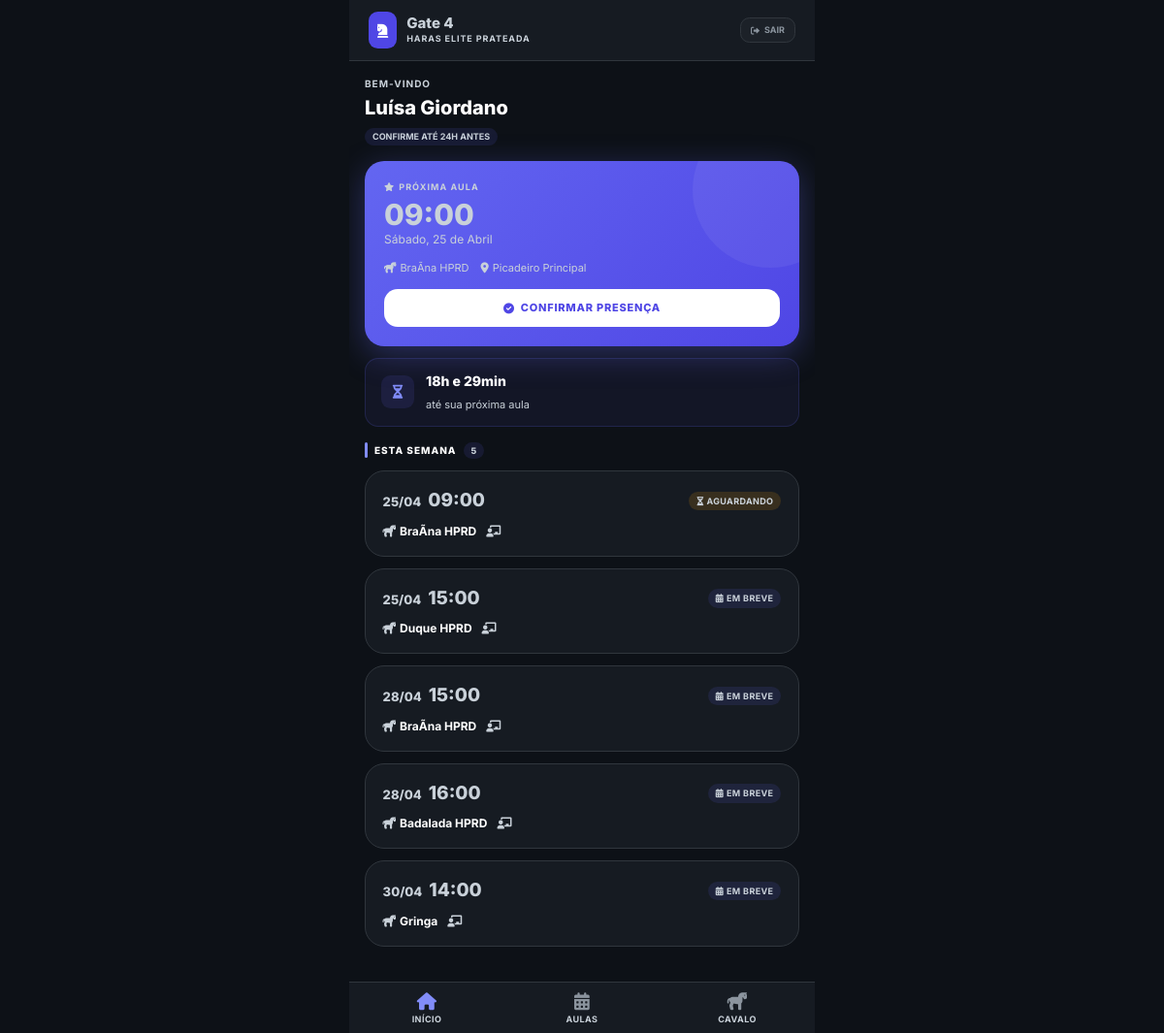
/minhas-aulas/ (signed in), run on an earlier commit of the app's database.
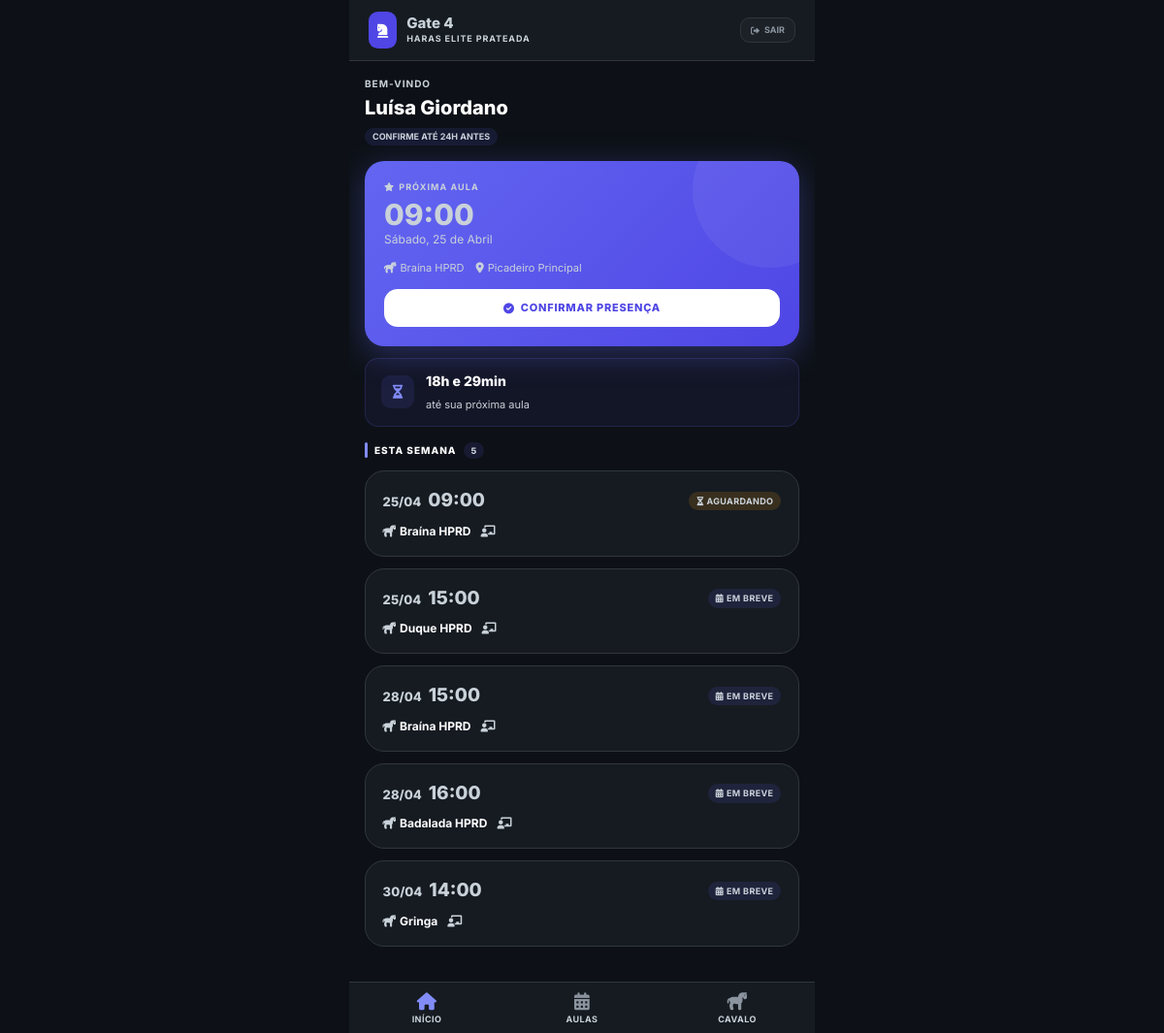
And on a later commit of the database.
### gateagora/models.py (models this page shows, shortened)
class Aula(models.Model):
    LOCAIS_CHOICES = [
        ('picadeiro_1', 'Picadeiro Principal'),
        ('picadeiro_2', 'Picadeiro Coberto'),
        ('pista_salto', 'Pista de Salto'),
    ]
    empresa = models.ForeignKey(Empresa, on_delete=models.CASCADE)
    TIPO_AULA_CHOICES = [('NORMAL', 'Aula Normal'), ('RECUPERAR', 'Aula a Recuperar')]
    aluno = models.ForeignKey(Aluno, on_delete=models.CASCADE, related_name='aulas')
    cavalo = models.ForeignKey(Cavalo, on_delete=models.CASCADE, related_name='aulas')
    instrutor = models.ForeignKey(
        Perfil,
        on_delete=models.SET_NULL,
        null=True, blank=True,
        related_name='aulas_ministradas',
        limit_choices_to={'cargo': 'Professor'}
    )
    data_hora = models.DateTimeField(db_index=True)
    local = models.CharField(max_length=20, choices=LOCAIS_CHOICES, default='picadeiro_1')
    tipo = models.CharField(max_length=15, choices=TIPO_AULA_CHOICES, default='NORMAL')
    concluida = models.BooleanField(default=False)
    relatorio_treino = models.TextField(blank=True)
    class Meta:
        ordering = ["data_hora"]
        indexes = [models.Index(fields=["empresa", "data_hora"])]

class Cavalo(models.Model):
    CATEGORIA_CHOICES = [
        ('PROPRIO', 'Próprio (Escola)'),
        ('HOTELARIA', 'Hotelaria (Particular)'),
    ]
    STATUS_SAUDE_CHOICES = [
        ('Saudável', 'Saudável'),
        ('Alerta', 'Alerta'),
        ('Doente', 'Doente'),
        ('Tratamento', 'Em Tratamento'),
    ]
    LOCAL_DORMIDA = [
        ('BAIA', 'Dorme na Baia'),
        ('PIQUETE', 'Dorme no Piquete'),
    ]
    RACA_CHOICES = [
        ('mang_marchador', 'Mangalarga Marchador'),
        ('quarto_milha', 'Quarto de Milha'),
        ('psl', 'Puro Sangue Lusitano'),
        ('crioulo', 'Crioulo'),
        ('hipismo', 'Cavalo de Hipismo (BH)'),
        ('srd', 'Sem Raça Definida'),
    ]
    ATIVIDADE_CHOICES = [
        ('0.018', 'Leve (Passeio/Aposentado)'),
        ('0.025', 'Moderada (Escola/Aulas)'),
        ('0.035', 'Intensa (Salto/Competição)'),
    ]
    USA_FERRADURA_CHOICES = [
        ('SIM', 'Ferrado (Usa Ferradura)'),
        ('NAO', 'Descalço (Apenas Casqueamento)'),
    ]
    empresa = models.ForeignKey(Empresa, on_delete=models.CASCADE)
    nome = models.CharField(max_length=100)
    categoria = models.CharField(max_length=20, choices=CATEGORIA_CHOICES, default='PROPRIO')
    status_saude = models.CharField(max_length=20, choices=STATUS_SAUDE_CHOICES, default='Saudável')
    onde_dorme = models.CharField(max_length=10, choices=LOCAL_DORMIDA, default='BAIA')
    foto = models.ImageField(upload_to='cavalos/', null=True, blank=True)
    raca = models.CharField(max_length=25, choices=RACA_CHOICES, default='srd')
    peso = models.FloatField(
        default=450.0,
        validators=[MinValueValidator(100)],
        help_text="Peso aproximado para cálculo de ração"
    )
    fator_atividade = models.CharField(max_length=10, choices=ATIVIDADE_CHOICES, default='0.025')
    tipo_sela = models.CharField(max_length=100, blank=True, help_text="Ex: Sela Salto Americana")
    tipo_cabecada = models.CharField(max_length=100, blank=True, help_text="Ex: Cabeçada com Freio D")
    material_proprio = models.BooleanField(default=False, help_text="Marque se o material for exclusivo do proprietário")
    baia = models.OneToOneField(Baia, on_delete=models.SET_NULL, null=True, blank=True)
    piquete = models.ForeignKey(Piquete, on_delete=models.SET_NULL, null=True, blank=True)
    proprietario = models.ForeignKey(
        Aluno,
        on_delete=models.CASCADE,
        related_name='cavalos',
        help_text="Se for Próprio, vincular ao gestor ou escola"
    )
    ultima_vacina = models.DateField(null=True, blank=True)
    ultimo_vermifugo = models.DateField(null=True, blank=True)
    ultimo_ferrageamento = models.DateField(null=True, blank=True)
    ultimo_casqueamento = models.DateField(null=True, blank=True)
    usa_ferradura = models.CharField(
        max_length=3,
        choices=USA_FERRADURA_CHOICES,
        default='NAO',
        verbose_name="Usa Ferradura?"
    )
    racao_tipo = models.CharField(max_length=100, blank=True, help_text="Ex: Guabi Equi-S")
    racao_qtd_manha = models.CharField(max_length=50, blank=True, help_text="Ex: 2kg")
    racao_qtd_noite = models.CharField(max_length=50, blank=True, help_text="Ex: 2kg")
    feno_tipo = models.CharField(max_length=100, blank=True, default="Coast Cross")
    feno_qtd = models.CharField(max_length=100, blank=True, default="À vontade")
    complemento_nutricional = models.TextField(blank=True)
    mensalidade_baia = models.DecimalField(max_digits=10, decimal_places=2, default=Decimal('1000.00'))
    class Meta:
        ordering = ['nome']
        indexes = [
            models.Index(fields=["empresa", "status_saude"]),
            models.Index(fields=["empresa", "categoria"]),
        ]

### gateagora/views.py (the view)
# urls.py: path('minhas-aulas/',                         views.minhas_aulas,          name='minhas_aulas'),
@login_required
def minhas_aulas(request):
    try:
        perfil = request.user.perfil
    except Exception:
        return redirect('login')
    try:
        aluno = Aluno.objects.select_related('plano').get(perfil_usuario=perfil)
    except Aluno.DoesNotExist:
        aluno = None
    if not aluno or aluno.empresa_id != perfil.empresa_id:
        return render(request, "gateagora/minhas_aulas.html", {
            "aluno": None, "empresa": perfil.empresa
        })
    config = ConfigPrazoManejo.objects.filter(empresa=perfil.empresa).first()
    prazo_horas = config.prazo_confirmacao_horas if config else 0
    agora = timezone.now()
    trinta_dias_atras = agora - timezone.timedelta(days=30)
    aulas = (
        Aula.objects
        .filter(
            aluno=aluno,
            empresa=perfil.empresa,
            data_hora__gte=trinta_dias_atras,
        )
        .select_related(
            "cavalo", "cavalo__baia", "cavalo__piquete",
            "instrutor", "instrutor__user",
        )
        .prefetch_related("confirmacao")
        .order_by("data_hora")
    )
    proximas = []
    historico = []
    for aula in aulas:
        confirmacao = getattr(aula, "confirmacao", None)
        aula_passada = aula.data_hora < agora
        pode_confirmar = (
            not aula_passada
            and not confirmacao
            and (
                prazo_horas == 0
                or aula.data_hora <= agora + timezone.timedelta(hours=prazo_horas)
            )
        )
        item = {
            "aula":         aula,
            "ja_confirmou": bool(confirmacao),
            "confirmacao":  confirmacao,
            "aula_passada": aula_passada,
            "pode_confirmar": pode_confirmar,
        }
        if aula_passada:
            historico.append(item)
        else:
            proximas.append(item)
    historico = list(reversed(historico))
    proxima_aula     = proximas[0] if proximas else None
    proxima_aula_iso = proxima_aula['aula'].data_hora.isoformat() if proxima_aula else None
    semana           = agora + timezone.timedelta(days=7)
    aulas_semana     = [p for p in proximas if p['aula'].data_hora <= semana]
    cavalo    = None
    instrutor = None
    if proxima_aula:
        cavalo    = proxima_aula['aula'].cavalo
        instrutor = proxima_aula['aula'].instrutor
    elif historico:
        cavalo    = historico[0]['aula'].cavalo
        instrutor = historico[0]['aula'].instrutor
    return render(
        request,
        "gateagora/minhas_aulas.html",
        {
            "aluno":            aluno,
            "proximas":         proximas,
            "historico":        historico,
            "prazo_horas":      prazo_horas,
            "empresa":          perfil.empresa,
            "proxima_aula":     proxima_aula,
            "proxima_aula_iso": proxima_aula_iso,
            "aulas_semana":     aulas_semana,
            "cavalo":           cavalo,
            "instrutor":        instrutor,
        }
    )

### gateagora/templates/gateagora/minhas_aulas.html (shortened to what the changed rows need)
{% load static %}
<!DOCTYPE html>
<html lang="pt-br">
<head>
  <script src="https://cdn.tailwindcss.com"></script>
  <link rel="stylesheet" href="https://cdnjs.cloudflare.com/ajax/libs/font-awesome/6.0.0/css/all.min.css"/>
  <link rel="stylesheet" href="{% static 'css/themes.css' %}"/>
</head>
<body>
<div id="app">
<div class="tab-screen active" id="tab-home">
  <div style="padding:16px 16px 24px">
    {% if aluno %}
      <div style="margin-bottom:16px">
        <h2 style="font-size:20px;font-weight:800;color:var(--text-strong);margin:0">{{ aluno.nome|truncatechars:26 }}</h2>
      </div>
    {% endif %}
    {% if not aluno %}
      <div class="card"><div class="empty-state"><i class="fa-solid fa-triangle-exclamation" style="color:#f59e0b"></i><p>Usuário não vinculado</p><small>Fale com o gestor da hípica.</small></div></div>
    {% else %}
      {% if proxima_aula %}{% with aula=proxima_aula.aula %}
        <div class="next-card" style="margin-bottom:12px">
          <p style="font-size:9px;font-weight:700;text-transform:uppercase;letter-spacing:.12em;color:rgba(255,255,255,.6);margin:0 0 6px"><i class="fa-solid fa-star" style="margin-right:4px"></i>Próxima aula</p>
          <p style="font-size:30px;font-weight:800;color:#fff;margin:0;line-height:1">{{ aula.data_hora|date:"H:i" }}</p>
          <p style="font-size:12px;color:rgba(255,255,255,.7);margin:2px 0 12px">{{ aula.data_hora|date:"l, d \d\e F" }}</p>
          <div style="display:flex;flex-wrap:wrap;gap:12px;margin-bottom:14px">
            <span style="font-size:11px;color:rgba(255,255,255,.85)"><i class="fa-solid fa-horse" style="margin-right:4px"></i>{{ aula.cavalo.nome }}</span>
            <span style="font-size:11px;color:rgba(255,255,255,.85)"><i class="fa-solid fa-location-dot" style="margin-right:4px"></i>{{ aula.get_local_display }}</span>
          </div>
          {% if proxima_aula.ja_confirmou %}
            <div style="background:rgba(255,255,255,.12);border-radius:.75rem;padding:9px;text-align:center;font-size:11px;font-weight:700;color:#fff"><i class="fa-solid fa-circle-check" style="color:#34d399;margin-right:5px"></i>Presença confirmada!</div>
          {% elif proxima_aula.pode_confirmar %}
            <form method="post" action="{% url 'confirmar_presenca' aula.id %}">{% csrf_token %}
              <button type="submit" class="btn-action btn-white"><i class="fa-solid fa-circle-check"></i> Confirmar Presença</button>
            </form>
          {% else %}
            <p style="text-align:center;font-size:11px;font-weight:600;color:rgba(255,255,255,.6);margin:0"><i class="fa-solid fa-clock" style="margin-right:4px"></i>Confirmação abre {{ prazo_horas }}h antes</p>
          {% endif %}
        </div>
      {% endwith %}{% else %}
        <div class="card" style="margin-bottom:16px"><div class="empty-state"><i class="fa-solid fa-calendar-check"></i><p>Nenhuma aula agendada</p><small>Suas próximas aulas aparecerão aqui.</small></div></div>
      {% endif %}
      {% if aulas_semana %}
        {% for item in aulas_semana %}
          <div class="aula-card {% if item.ja_confirmou %}confirmada{% endif %}">
            <div style="display:flex;align-items:center;justify-content:space-between;margin-bottom:8px">
              <div style="display:flex;align-items:baseline;gap:7px">
                <span style="font-size:13px;font-weight:800;color:var(--indigo-text)">{{ item.aula.data_hora|date:"d/m" }}</span>
                <span style="font-size:19px;font-weight:800;color:var(--text-strong)">{{ item.aula.data_hora|date:"H:i" }}</span>
              </div>
              {% if item.aula_passada %}
                {% if item.ja_confirmou %}<span class="badge badge-confirmada"><i class="fa-solid fa-circle-check"></i> Confirmada</span>
                {% else %}<span class="badge badge-encerrada"><i class="fa-solid fa-clock-rotate-left"></i> Encerrada</span>{% endif %}
              {% elif item.aula.concluida %}
                <span style="display:inline-flex;align-items:center;gap:3px;background:rgba(99,102,241,0.15);color:#818cf8;font-size:9px;font-weight:700;text-transform:uppercase;padding:3px 8px;border-radius:99px;"><i class="fa-solid fa-flag-checkered"></i> Concluída</span>
              {% elif item.ja_confirmou %}<span class="badge badge-confirmada"><i class="fa-solid fa-circle-check"></i> Confirmada</span>
              {% elif item.pode_confirmar %}<span class="badge badge-aguardando"><i class="fa-solid fa-hourglass-half"></i> Aguardando</span>
              {% else %}<span class="badge badge-breve"><i class="fa-solid fa-calendar-days"></i> Em breve</span>{% endif %}
            </div>
            <div style="display:flex;flex-wrap:wrap;gap:10px;font-size:12px;color:var(--text-muted)">
              <span><i class="fa-solid fa-horse" style="margin-right:4px"></i><strong style="color:var(--text-main)">{{ item.aula.cavalo.nome }}</strong></span>
              {% if item.aula.instrutor %}<span><i class="fa-solid fa-chalkboard-teacher" style="margin-right:4px"></i><strong style="color:var(--text-main)">{{ item.aula.instrutor.user.get_full_name }}</strong></span>{% endif %}
            </div>
          </div>
        {% endfor %}
      {% endif %}
    {% endif %}
  </div>
</div>
</div>
</body>
</html>

What changed in the data, as far as the page shows it:
changed through a linked row, Aula "Sábado, 25 de Abril": cavalo.nome "BraÃ­na HPRD" → "Braína HPRD"; aula.cavalo.nome "BraÃ­na HPRD" → "Braína HPRD"
changed through a linked row, Aula (number 3 of 5 on the later page): aula.cavalo.nome "BraÃ­na HPRD" → "Braína HPRD"
